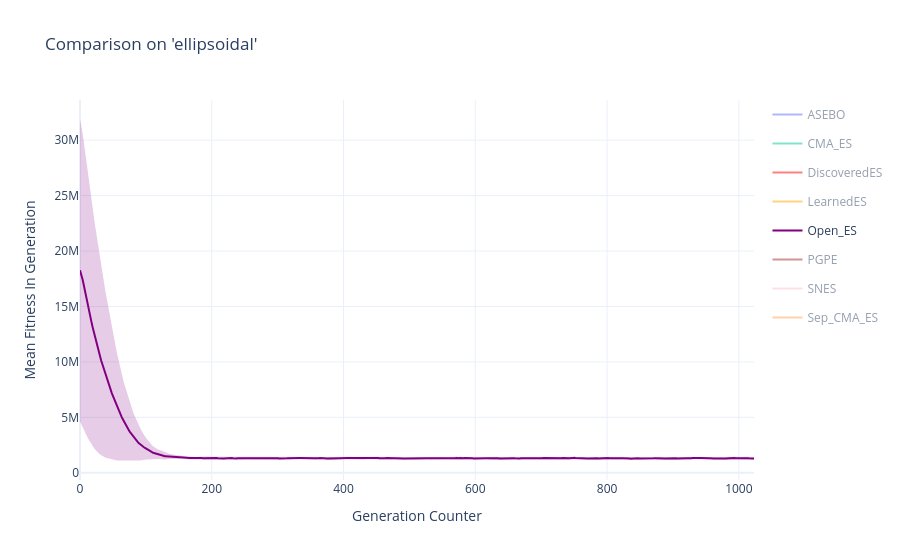

The notebook cell saved with this chart:
### Code cell
custom_colors = {
    "CME_ES": "blue",
    "DiscoveredES": "red",
    "EvoTF_ES": "green",
    "LearnedES": "orange",
    "Open_ES": "purple",
    "PGPE": "brown",
    "SNES": "pink",
    "SEP_CME_ES": "cyan",
    "SimpleES": "olive"
}


plot_compare_auto(
    "../results/BBOBProblem/ellipsoidal",
    x_key="generation_counter",
    y_key="mean_fitness_in_generation",
    normalize_specific=False,
    show_runs=False,
    colors=custom_colors
)

### Figure 1 — Plotly figure (JSON) as saved in the notebook; plotly's stock layout.template omitted (floating-point values rounded to 4 significant figures; data arrays with more than 128 entries replaced by an {"elided": "..."} marker saying what was removed)
{"data": [{"hovertemplate": "Generation Counter: %{x}<br>Mean Fitness In Generation: %{y:.4f}<extra></extra>", "legendgroup": "ASEBO", "line": {"width": 2}, "mode": "lines", "name": "ASEBO", "type": "scatter", "visible": "legendonly", "x": {"elided": "1024 float values"}, "y": {"elided": "1024 float values"}}, {"fill": "toself", "hoverinfo": "skip", "legendgroup": "ASEBO", "line": {"width": 0}, "opacity": 0.2, "showlegend": false, "type": "scatter", "visible": "legendonly", "x": {"elided": "2048 float values"}, "y": {"elided": "2048 float values"}}, {"hovertemplate": "Generation Counter: %{x}<br>Mean Fitness In Generation: %{y:.4f}<extra></extra>", "legendgroup": "CMA_ES", "line": {"width": 2}, "mode": "lines", "name": "CMA_ES", "type": "scatter", "visible": "legendonly", "x": {"elided": "1024 float values"}, "y": {"elided": "1024 float values"}}, {"fill": "toself", "hoverinfo": "skip", "legendgroup": "CMA_ES", "line": {"width": 0}, "opacity": 0.2, "showlegend": false, "type": "scatter", "visible": "legendonly", "x": {"elided": "2048 float values"}, "y": {"elided": "2048 float values"}}, {"hovertemplate": "Generation Counter: %{x}<br>Mean Fitness In Generation: %{y:.4f}<extra></extra>", "legendgroup": "DiscoveredES", "line": {"color": "red", "width": 2}, "mode": "lines", "name": "DiscoveredES", "type": "scatter", "visible": "legendonly", "x": {"elided": "1024 float values"}, "y": {"elided": "1024 float values"}}, {"fill": "toself", "fillcolor": "red", "hoverinfo": "skip", "legendgroup": "DiscoveredES", "line": {"width": 0}, "opacity": 0.2, "showlegend": false, "type": "scatter", "visible": "legendonly", "x": {"elided": "2048 float values"}, "y": {"elided": "2048 float values"}}, {"hovertemplate": "Generation Counter: %{x}<br>Mean Fitness In Generation: %{y:.4f}<extra></extra>", "legendgroup": "LearnedES", "line": {"color": "orange", "width": 2}, "mode": "lines", "name": "LearnedES", "type": "scatter", "visible": "legendonly", "x": {"elided": "1024 float values"}, "y": {"elided": "1024 float values"}}, {"fill": "toself", "fillcolor": "orange", "hoverinfo": "skip", "legendgroup": "LearnedES", "line": {"width": 0}, "opacity": 0.2, "showlegend": false, "type": "scatter", "visible": "legendonly", "x": {"elided": "2048 float values"}, "y": {"elided": "2048 float values"}}, {"hovertemplate": "Generation Counter: %{x}<br>Mean Fitness In Generation: %{y:.4f}<extra></extra>", "legendgroup": "Open_ES", "line": {"color": "purple", "width": 2}, "mode": "lines", "name": "Open_ES", "type": "scatter", "visible": true, "x": {"elided": "1024 float values"}, "y": {"elided": "1024 float values"}}, {"fill": "toself", "fillcolor": "purple", "hoverinfo": "skip", "legendgroup": "Open_ES", "line": {"width": 0}, "opacity": 0.2, "showlegend": false, "type": "scatter", "visible": true, "x": {"elided": "2048 float values"}, "y": {"elided": "2048 float values"}}, {"hovertemplate": "Generation Counter: %{x}<br>Mean Fitness In Generation: %{y:.4f}<extra></extra>", "legendgroup": "PGPE", "line": {"color": "brown", "width": 2}, "mode": "lines", "name": "PGPE", "type": "scatter", "visible": "legendonly", "x": {"elided": "1024 float values"}, "y": {"elided": "1024 float values"}}, {"fill": "toself", "fillcolor": "brown", "hoverinfo": "skip", "legendgroup": "PGPE", "line": {"width": 0}, "opacity": 0.2, "showlegend": false, "type": "scatter", "visible": "legendonly", "x": {"elided": "2048 float values"}, "y": {"elided": "2048 float values"}}, {"hovertemplate": "Generation Counter: %{x}<br>Mean Fitness In Generation: %{y:.4f}<extra></extra>", "legendgroup": "SNES", "line": {"color": "pink", "width": 2}, "mode": "lines", "name": "SNES", "type": "scatter", "visible": "legendonly", "x": {"elided": "1024 float values"}, "y": {"elided": "1024 float values"}}, {"fill": "toself", "fillcolor": "pink", "hoverinfo": "skip", "legendgroup": "SNES", "line": {"width": 0}, "opacity": 0.2, "showlegend": false, "type": "scatter", "visible": "legendonly", "x": {"elided": "2048 float values"}, "y": {"elided": "2048 float values"}}, {"hovertemplate": "Generation Counter: %{x}<br>Mean Fitness In Generation: %{y:.4f}<extra></extra>", "legendgroup": "Sep_CMA_ES", "line": {"width": 2}, "mode": "lines", "name": "Sep_CMA_ES", "type": "scatter", "visible": "legendonly", "x": {"elided": "1024 float values"}, "y": {"elided": "1024 float values"}}, {"fill": "toself", "hoverinfo": "skip", "legendgroup": "Sep_CMA_ES", "line": {"width": 0}, "opacity": 0.2, "showlegend": false, "type": "scatter", "visible": "legendonly", "x": {"elided": "2048 float values"}, "y": {"elided": "2048 float values"}}], "layout": {"autosize": true, "hovermode": "x unified", "title": {"text": "Comparison on 'ellipsoidal'"}, "xaxis": {"autorange": true, "range": [0, 1023], "title": {"text": "Generation Counter"}, "type": "linear"}, "yaxis": {"autorange": true, "range": [-648900.0, 33620000.0], "title": {"text": "Mean Fitness In Generation"}, "type": "linear"}}}
